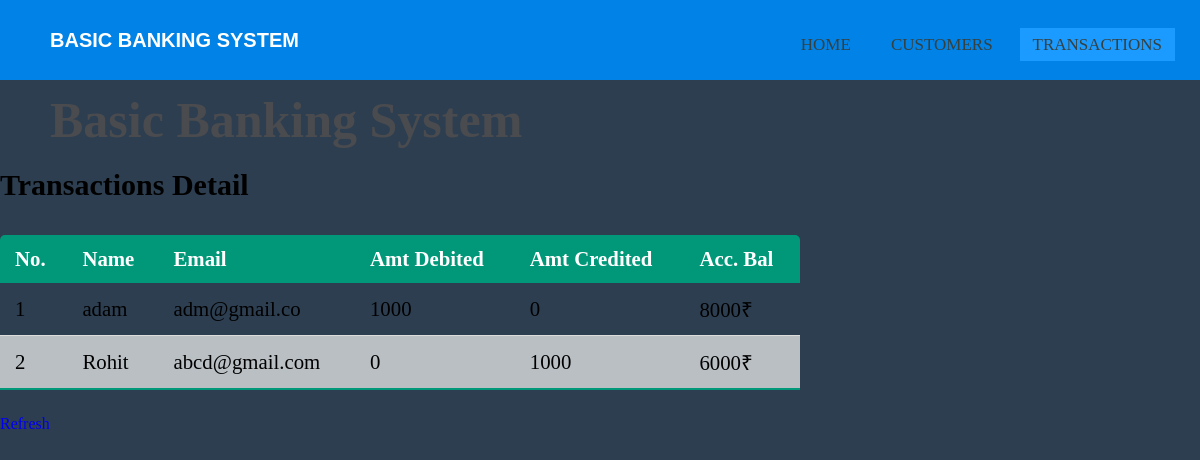
/trans, run on an earlier commit of the app's database.
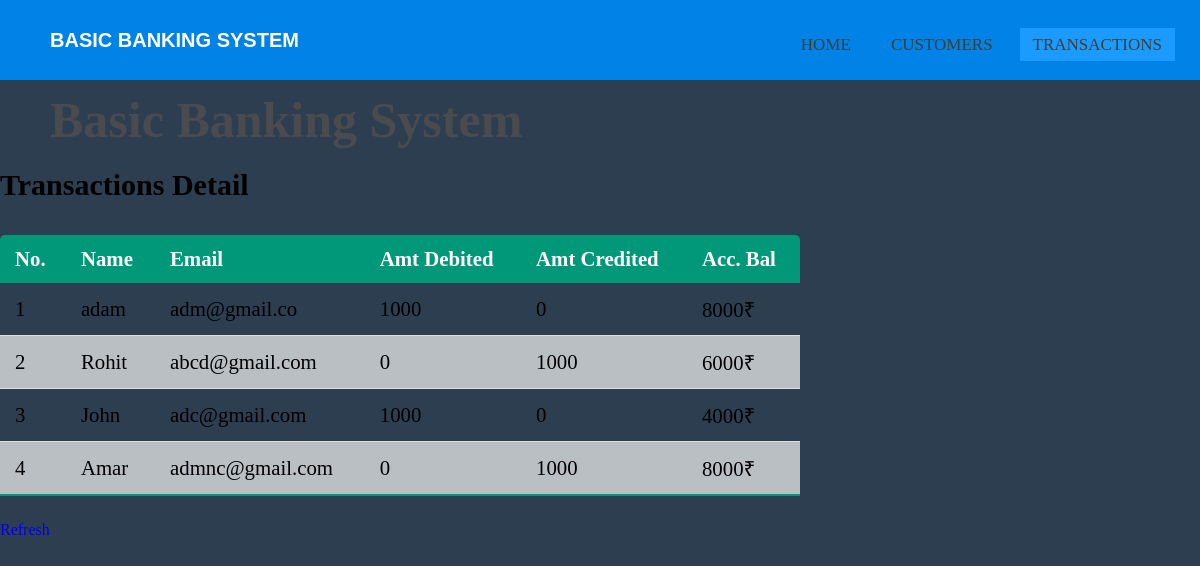
And on a later commit of the database.
### banking/models.py (models this page shows)
class transectiondetail(models.Model):
    name = models.CharField(max_length=30)
    email = models.EmailField(max_length=30)
    deb_amt = models.IntegerField()
    cr_amt = models.IntegerField()
    ac_bal = models.IntegerField()

### banking/views.py (the view)
# urls.py: path('trans',views.trans),
def trans(request):
    trans = transectiondetail.objects.all()
    return render(request,'trans.html',{'trans':trans})

### templates/trans.html (shortened to what this page needs)
{% load static %}
<!DOCTYPE html>
<html lang="en">
<head>
	<link rel="stylesheet" href="{% static 'CSS/style.css' %}">
	<link rel="stylesheet" href="https://cdnjs.cloudflare.com/ajax/libs/font-awesome/4.7.0/css/font-awesome.min.css">
	<head>
		<link rel="stylesheet" href="{% static 'CSS/style.css' %}">
		<link rel="stylesheet" href="https://cdnjs.cloudflare.com/ajax/libs/font-awesome/4.7.0/css/font-awesome.min.css">
</head>
<body>
	<nav>
		<label class="logo">Basic Banking System</label>
		<ul>
			<li><a href="home">Home</a></li>
			<li><a href="customers">Customers</a></li>
			<li><a class="active" href="trans">Transactions</a></li>
		</ul>
	</nav>
	<section>
		<label class="heading">Basic Banking System</label><br>
		<label class="t1">Transactions Detail</label>
		<table class="table1">
			<thead>
				<tr>
					<th>No.</th>
					<th>Name</th>
					<th>Email</th>
					<th>Amt Debited</th>
					<th>Amt Credited</th>
					<th>Acc. Bal</th>
				</tr>
			</thead>
			<body>
				{% for i in trans %}
				<tr>
					<td>{{i.id}}</td>
					<td>{{i.name}}</td>
					<td>{{i.email}}</td>
					<td>{{i.deb_amt}}</td>
					<td>{{i.cr_amt}}</td>
					<td>{{i.ac_bal}}₹</td>
				</tr>
				{% endfor %}
			</body>
		</table>
		<label id="Refresh"><a href="trans">Refresh</a></label>
	</section>
</body>
</html>

What changed in the data, as far as the page shows it:
added transectiondetail: id "3", name "John", email "adc@gmail.com", deb_amt "1000", cr_amt "0", ac_bal "4000"
added transectiondetail: id "4", name "Amar", email "admnc@gmail.com", deb_amt "0", cr_amt "1000", ac_bal "8000"
